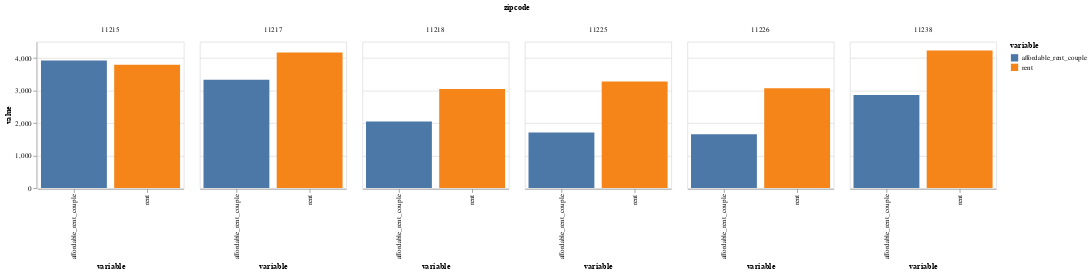

The notebook cell saved with this chart:
### Code cell
# Calculate average rent and rent_difference for each zipcode
df_avg_couple = df_merged.groupby('zipcode')[['rent', 'affordable_rent_couple']].mean().reset_index()

# Melt the DataFrame to long format
df_melted_couple = df_avg_couple.melt(id_vars='zipcode', value_vars=['rent', 'affordable_rent_couple'])

# Create small multiple bar charts
chart = alt.Chart(df_melted_couple).mark_bar().encode(
    x='variable:N',  # variable column contains 'rent' and 'rent_difference'
    y='value:Q',  # value column contains the corresponding values
    color='variable:N',
    column='zipcode:N'
).properties(
    width=200,
    height=200
)

chart

### Figure 1 — Vega-Lite specification as saved in the notebook (floating-point values rounded to 4 significant figures)
{"config": {"view": {"continuousWidth": 300, "continuousHeight": 300}}, "data": {"name": "data-c3291ca3c4bb4b65f6f2e7c37b22a88f"}, "mark": {"type": "bar"}, "encoding": {"color": {"field": "variable", "type": "nominal"}, "column": {"field": "zipcode", "type": "nominal"}, "x": {"field": "variable", "type": "nominal"}, "y": {"field": "value", "type": "quantitative"}}, "height": 200, "width": 200, "$schema": "https://vega.github.io/schema/vega-lite/v5.8.0.json", "datasets": {"data-c3291ca3c4bb4b65f6f2e7c37b22a88f": [{"zipcode": "11215", "variable": "rent", "value": 3790.0}, {"zipcode": "11217", "variable": "rent", "value": 4167.0}, {"zipcode": "11218", "variable": "rent", "value": 3050.0}, {"zipcode": "11225", "variable": "rent", "value": 3277.0}, {"zipcode": "11226", "variable": "rent", "value": 3073.0}, {"zipcode": "11238", "variable": "rent", "value": 4231.0}, {"zipcode": "11215", "variable": "affordable_rent_couple", "value": 3923.0}, {"zipcode": "11217", "variable": "affordable_rent_couple", "value": 3332.0}, {"zipcode": "11218", "variable": "affordable_rent_couple", "value": 2046.0}, {"zipcode": "11225", "variable": "affordable_rent_couple", "value": 1714.0}, {"zipcode": "11226", "variable": "affordable_rent_couple", "value": 1654.0}, {"zipcode": "11238", "variable": "affordable_rent_couple", "value": 2861.0}]}}
